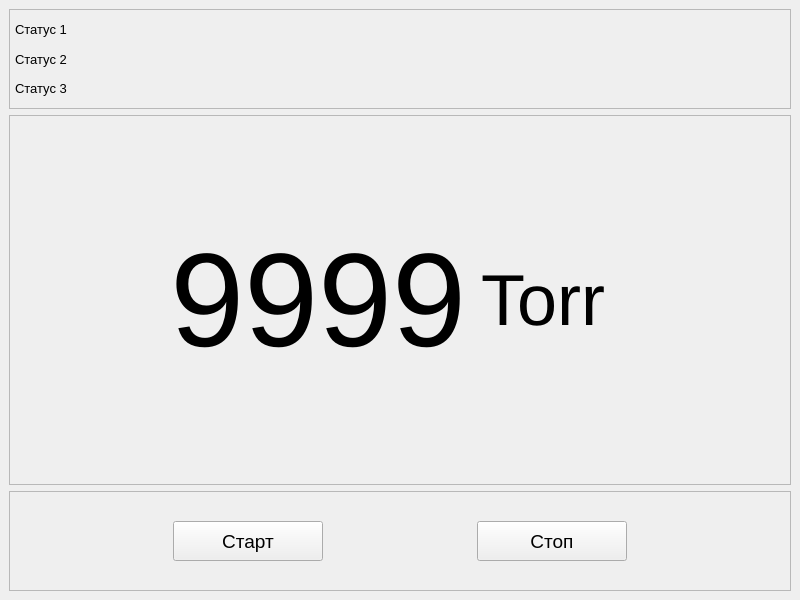
<?xml version="1.0" encoding="UTF-8"?>
<ui version="4.0">
 <class>MainWindow</class>
 <widget class="QMainWindow" name="MainWindow">
  <property name="geometry">
   <rect>
    <x>0</x>
    <y>0</y>
    <width>800</width>
    <height>600</height>
   </rect>
  </property>
  <property name="minimumSize">
   <size>
    <width>800</width>
    <height>600</height>
   </size>
  </property>
  <property name="maximumSize">
   <size>
    <width>800</width>
    <height>600</height>
   </size>
  </property>
  <property name="windowTitle">
   <string>MainWindow</string>
  </property>
  <widget class="QWidget" name="main_widget">
   <layout class="QVBoxLayout" name="verticalLayout">
    <item>
     <widget class="QFrame" name="frame_status">
      <property name="maximumSize">
       <size>
        <width>16777215</width>
        <height>100</height>
       </size>
      </property>
      <property name="frameShape">
       <enum>QFrame::StyledPanel</enum>
      </property>
      <property name="frameShadow">
       <enum>QFrame::Raised</enum>
      </property>
      <layout class="QVBoxLayout" name="verticalLayout_2">
       <property name="spacing">
        <number>1</number>
       </property>
       <property name="leftMargin">
        <number>5</number>
       </property>
       <property name="topMargin">
        <number>5</number>
       </property>
       <property name="rightMargin">
        <number>5</number>
       </property>
       <property name="bottomMargin">
        <number>5</number>
       </property>
       <item>
        <widget class="QLabel" name="label_stat_1">
         <property name="font">
          <font>
           <family>Arial</family>
           <pointsize>10</pointsize>
          </font>
         </property>
         <property name="text">
          <string>Статус 1</string>
         </property>
        </widget>
       </item>
       <item>
        <widget class="QLabel" name="label_stat_2">
         <property name="font">
          <font>
           <family>Arial</family>
           <pointsize>10</pointsize>
          </font>
         </property>
         <property name="text">
          <string>Статус 2</string>
         </property>
        </widget>
       </item>
       <item>
        <widget class="QLabel" name="label_stat_3">
         <property name="font">
          <font>
           <family>Arial</family>
           <pointsize>10</pointsize>
          </font>
         </property>
         <property name="text">
          <string>Статус 3</string>
         </property>
        </widget>
       </item>
      </layout>
     </widget>
    </item>
    <item>
     <widget class="QFrame" name="frame_value">
      <property name="frameShape">
       <enum>QFrame::StyledPanel</enum>
      </property>
      <property name="frameShadow">
       <enum>QFrame::Raised</enum>
      </property>
      <layout class="QHBoxLayout" name="horizontalLayout_2">
       <property name="spacing">
        <number>15</number>
       </property>
       <item>
        <widget class="QLabel" name="label_digit">
         <property name="font">
          <font>
           <family>Arial</family>
           <pointsize>100</pointsize>
          </font>
         </property>
         <property name="autoFillBackground">
          <bool>true</bool>
         </property>
         <property name="text">
          <string>9999</string>
         </property>
         <property name="alignment">
          <set>Qt::AlignRight|Qt::AlignTrailing|Qt::AlignVCenter</set>
         </property>
        </widget>
       </item>
       <item>
        <widget class="QLabel" name="label_unit">
         <property name="maximumSize">
          <size>
           <width>300</width>
           <height>16777215</height>
          </size>
         </property>
         <property name="font">
          <font>
           <family>Arial</family>
           <pointsize>54</pointsize>
          </font>
         </property>
         <property name="text">
          <string>Torr</string>
         </property>
         <property name="alignment">
          <set>Qt::AlignLeading|Qt::AlignLeft|Qt::AlignVCenter</set>
         </property>
        </widget>
       </item>
      </layout>
     </widget>
    </item>
    <item>
     <widget class="QFrame" name="frame_btns">
      <property name="maximumSize">
       <size>
        <width>16777215</width>
        <height>100</height>
       </size>
      </property>
      <property name="frameShape">
       <enum>QFrame::StyledPanel</enum>
      </property>
      <property name="frameShadow">
       <enum>QFrame::Raised</enum>
      </property>
      <layout class="QHBoxLayout" name="horizontalLayout">
       <property name="spacing">
        <number>0</number>
       </property>
       <item>
        <widget class="QPushButton" name="btn_start">
         <property name="maximumSize">
          <size>
           <width>150</width>
           <height>40</height>
          </size>
         </property>
         <property name="font">
          <font>
           <family>Arial</family>
           <pointsize>14</pointsize>
           <weight>50</weight>
           <bold>false</bold>
           <strikeout>false</strikeout>
          </font>
         </property>
         <property name="text">
          <string>Старт</string>
         </property>
        </widget>
       </item>
       <item>
        <widget class="QPushButton" name="btn_stop">
         <property name="maximumSize">
          <size>
           <width>150</width>
           <height>40</height>
          </size>
         </property>
         <property name="font">
          <font>
           <family>Arial</family>
           <pointsize>14</pointsize>
           <weight>50</weight>
           <bold>false</bold>
           <strikeout>false</strikeout>
          </font>
         </property>
         <property name="text">
          <string>Стоп</string>
         </property>
        </widget>
       </item>
      </layout>
     </widget>
    </item>
   </layout>
  </widget>
 </widget>
 <resources/>
 <connections/>
</ui>
